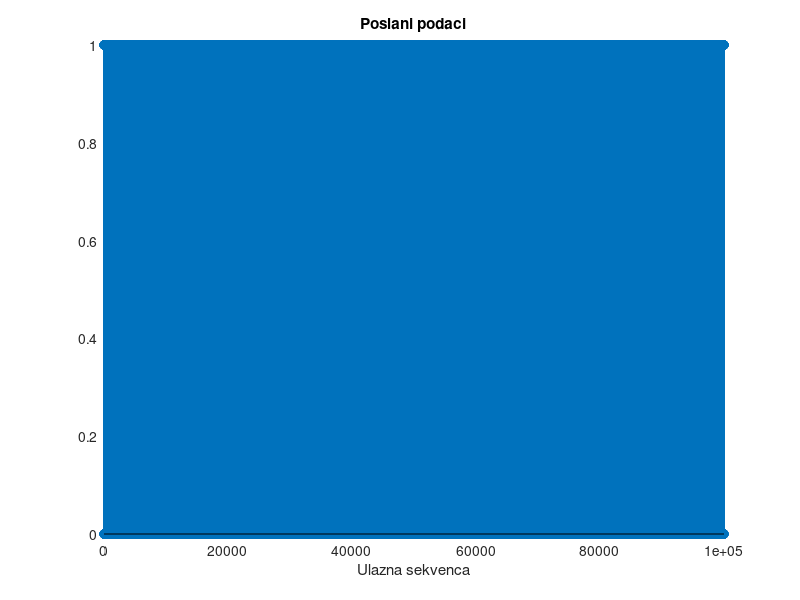

The MATLAB script that drew this image: (Note: this script raises an error after producing the figure.)
clc
clear all
close all

format long;
M = 16;
k = log2(M);
EbNo = (5:15)';
symbol_per_frame = 100;
data_points = 144;
block_size = 8;
cp = ceil(0.1*block_size);
ifft_points = block_size;
fft_points = block_size;
n = 3e4; % broj bita
nsamp = 1;
N = 10^5;

% Predajnik Tx
data = randi([0 1],N,1); % unipolarni
figure(1)
stem(data); grid on; xlabel('Ulazna sekvenca');
title('Poslani podaci')

qam_modulisani = qammod(data,M,'InputType','bit','UnitAveragePower',true); %QAM modulacija
scatterplot(qam_modulisani);
title('Konstelacijski dijagram na predajnoj strani');

broj_kolona = (length(qam_modulisani)/block_size); % IFFT
data_matrix = reshape(qam_modulisani, block_size, broj_kolona);
cp_start = block_size-cp;
cp_end = block_size;
for i = 1:broj_kolona
    ifft_data_matrix(:,i) = ifft((data_matrix(:,i)),ifft_points);
    for j=1:cp
       actual_cp(j,i) = ifft_data_matrix(j+cp_start,i);
    end
    ifft_data(:,i) = vertcat(actual_cp(:,i),ifft_data_matrix(:,i));
end

[rows_ifft_data, cols_ifft_data] = size(ifft_data); % Konverzija u seriju
len_ofdm_data = rows_ifft_data*cols_ifft_data;
ofdm_signal = reshape(ifft_data, 1, len_ofdm_data);
figure(3)
plot(real(ofdm_signal)); xlabel('Time'); ylabel('Amplitude');
title('OFDM Signal');grid on;

% clipping - PAPR redukcija
 avg=0;
 clipped=ofdm_signal;
 for i=1:length(clipped)
 	if clipped(i) > avg
 		clipped(i) = clipped(i);
    elseif clipped(i) < -avg
 		clipped(i) = 0;
    end
 end


 figure(4)
plot(real(clipped)); xlabel('Vrijeme'); ylabel('Amplituda');
 title('Clipped signal');grid on;
axis([0 180 -1.5 1.5]);

% Kanal
channel = randn(1,block_size) + sqrt(-1)*randn(1,block_size);

% Prijemnik Rx
after_channel = filter(channel, 1, ofdm_signal);
EbNo2 = 10;
snr = EbNo2 + 10*log10(k) - 10*log10(nsamp);
receivedSignal = awgn(qam_modulisani,snr,'measured');
sPlotFig = scatterplot(receivedSignal,1,0,'g.');
hold on
scatterplot(qam_modulisani,1,0,'k*',sPlotFig)
awgn_noise = awgn(zeros(1,length(after_channel)),0);
primljeni_signal = awgn_noise+after_channel;
primljeni_signal_matrix = reshape(primljeni_signal,rows_ifft_data, cols_ifft_data); % Konverzija u paralelu zbog FFT
primljeni_signal_matrix(1:cp,:)=[]; % Uklanjanje CP
for i=1:cols_ifft_data % FFT
    fft_data_matrix(:,i) = fft(primljeni_signal_matrix(:,i),fft_points);
end

primljeni_clipped = reshape(fft_data_matrix,1,(block_size*broj_kolona)); % Konverzija u seriju
qam_demodulated_data = qamdemod(primljeni_clipped,M);
figure(7)
stem(qam_demodulated_data,'rx');
grid on;xlabel('Podaci');
title('Primljena sekvenca')   

dataOutMatrix = de2bi(qam_demodulated_data,k);
dataOut = dataOutMatrix(:);

[numErrors,ber] = biterr(data,dataOut);
fprintf('\nBER = %5.2e, broj gresaka %d \n',ber,numErrors)


% Prijemnik clipped signala
after_channel = filter(channel, 1, clipped);
awgn_noise = awgn(zeros(1,length(after_channel)),0);
primljeni_signal = awgn_noise+after_channel;
primljeni_signal_matrix = reshape(primljeni_signal,rows_ifft_data, cols_ifft_data); % Konverzija u paralelu zbog FFT
primljeni_signal_matrix(1:cp,:)=[]; % Uklanjanje CP
for i=1:cols_ifft_data %   FFT
    fft_data_matrix(:,i) = fft(primljeni_signal_matrix(:,i),fft_points);
end
primljeni_clipped = reshape(fft_data_matrix, 1,(block_size*broj_kolona)); % Konverzija u seriju
qam_demodulated_data = qamdemod(primljeni_clipped,M);

figure(8)
stem(qam_demodulated_data,'rx');

%BER
 noe=0; 
 for ii= 1:1:length(primljeni_clipped)
   if data(ii)~=primljeni_clipped(ii)
    noe=noe+1;
   else
       noe=noe;
   end 
 end 
ber=( noe/length(data)); 

% Teorijski QAM BER
EbNodB2=0:2:16;
EbNo2=10.^(EbNodB2/10);
x=sqrt(3*k*EbNo2/(M-1));
Pb=(4/k)*(1-1/sqrt(M))*(1/2)*erfc(x/sqrt(2));
figure(9) 
semilogy(EbNodB2,Pb,'bs-')
title('QAM BER');
xlabel('EbNo');
ylabel('Pb');
